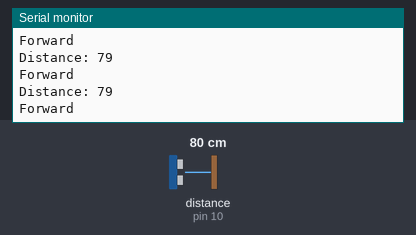
Bench run of a sketch on a simulated Arduino Uno, built with avr-gcc and run on an emulated ATmega328P. On the bench: the last lines printed to the serial monitor. Wiring (inferred from the names in the program): ultrasonic range finder: trigger pin 9; echo pin 10. Inputs (shaded band) come from the test bench; at power-on: distance to the obstacle (sensor on pin 10) 80 cm. The echo pulse lasts 58.3 µs per cm.

Above: at 1.2 s.
1.3 s: distance to the obstacle (sensor on pin 10) set to 2 cm
At 2.1 s:
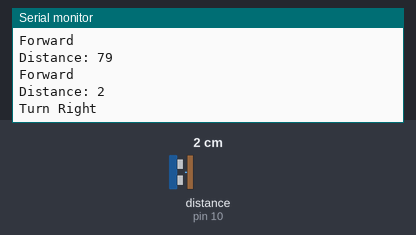
At 3.1 s:
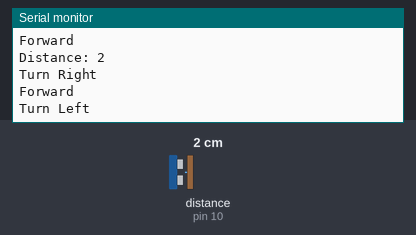
Timing chart, 0 to 4.6 s (numbered marks = the images above; inputs shaded):
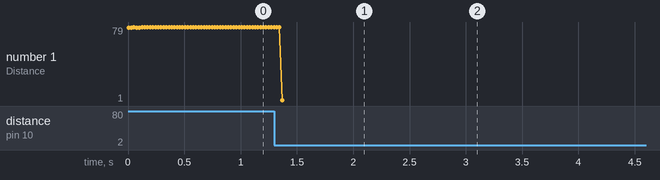

Measured:
- after the input at 1.3 s, the serial monitor: prints a new line after 0.07 s (image 1)
- plotted number 1: 79 → 1 after the input at 1.3 s

The sketch:

tacle_Avoiding_Mopping_Robot_Using_Arduino_with_Ultrasonic_S.ino
```cpp
const int trigPin = 9;
const int echoPin = 10;
int m1p1= 6;
int m2p1= 7;
int Distance;
long duration;
int distance;

void setup() {
  pinMode(trigPin, OUTPUT);
  pinMode(echoPin, INPUT);
  Serial.begin(9600);
}

void loop() {
  Distance_Calc();
  if (distance >=20){
    digitalWrite(m1p1, HIGH);
    digitalWrite(m2p1, HIGH);
    Serial.println("Forward");
    }
  if (distance <=20){
    digitalWrite(m1p1, HIGH);
    digitalWrite(m2p1, LOW);
    Serial.println("Turn Right");
    delay(1000);
    digitalWrite(m1p1, HIGH);
    digitalWrite(m2p1, HIGH);
    Serial.println("Forward");
    if(distance <=3){
      digitalWrite(m1p1, LOW);
      digitalWrite(m2p1, HIGH);
      Serial.println("Turn Left");
      delay(5000);
      digitalWrite(m1p1, HIGH);
      digitalWrite(m2p1, HIGH);
      Serial.println("Forward");
    }
  }
}

int Distance_Calc(){
  digitalWrite(trigPin, LOW);
  delayMicroseconds(2);
  digitalWrite(trigPin, HIGH);
  delayMicroseconds(10);
  digitalWrite(trigPin, LOW);
  duration = pulseIn(echoPin, HIGH);
  distance= duration*0.034/2;
  Serial.print("Distance: ");
  Serial.println(distance);
}
```
